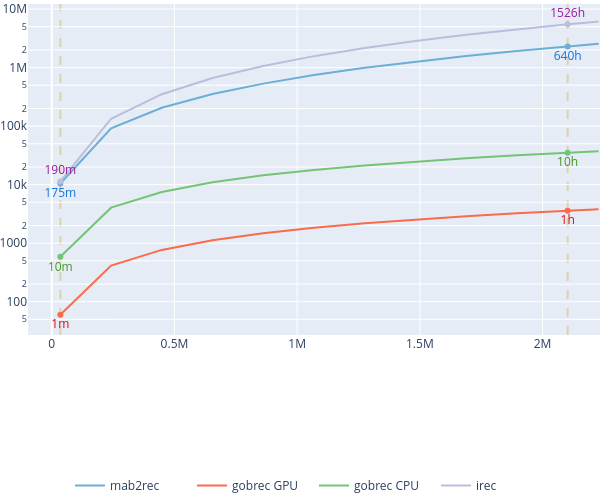

Notebook code cell kept with this figure:
### Code cell
from scipy.optimize import nnls

def generate_predictions_line_plot(df, x, y, color):

    def solve(a, b, y_target):
        if a == 0:
            return y_target / b

        discriminant = b**2 + 4*a*y_target
        
        sqrt_disc = np.sqrt(discriminant)
        
        x1 = (-b + sqrt_disc) / (2*a)
        x2 = (-b - sqrt_disc) / (2*a)

        return max(x1, x2)
    
    colors = {
        "mab2rec": "#9ec2d7",     # light blue
        "gobrec GPU": "#ffbeb0",  # soft red
        "gobrec CPU": "#bdd0bd",  # light green
        "irec": "#bcbddc"         # light purple
    }
    
    text_colors = {
        "mab2rec": "#0534aa",     # light blue
        "gobrec GPU": "#e50202",  # soft red
        "gobrec CPU": "#277C08",  # light green
        "irec": "#9b1b9f"         # light purple
    }

    df_group = df[df[color] == 'gobrec GPU']

    w, _ = nnls(
        np.hstack(
            (
                (df_group[x].values ** 2).reshape(-1, 1),
                df_group[x].values.reshape(-1, 1)
            )
        ),
        df_group[y].values
    )

    a, b = w

    one_minute_pred = solve(a, b, 60)
    one_hour_pred = solve(a, b, 60*60)

    items_start = np.arange(100, one_minute_pred, (one_minute_pred - 100) / 10)
    items_between = np.arange(one_minute_pred, one_hour_pred, (one_hour_pred - one_minute_pred) / 10)
    items_end = [one_hour_pred, one_hour_pred * 1.03, one_hour_pred * 1.06]
    new_x = np.concatenate(([one_minute_pred], items_between, [one_hour_pred], items_end))
    
    fig = go.Figure()
    
    # Add vlines to indicate 1 minute and 1 hour
    fig.add_vline(x=one_minute_pred, line=dict(color="#dad1af", dash='dash'), layer='below')
    fig.add_vline(x=one_hour_pred, line=dict(color='#dad1af', dash='dash'), layer='below')
    
    for c_group in df[color].unique():
        df_group = df[df[color] == c_group]

        w, _ = nnls(
            np.hstack(
                (
                    (df_group[x].values ** 2).reshape(-1, 1),
                    df_group[x].values.reshape(-1, 1)
                )
            ),
            df_group[y].values
        )
        a, b = w
        
        predictions = a * (new_x ** 2) + b * new_x
        fig.add_trace(
            go.Scatter(
                x=new_x,
                y=predictions,
                name=c_group,
                showlegend=True,
                mode='lines',
                line=dict(color=colors.get(c_group, 'black'))
            )
        )

    for c_group in df[color].unique():
        df_group = df[df[color] == c_group]

        w, _ = nnls(
            np.hstack(
                (
                    (df_group[x].values ** 2).reshape(-1, 1),
                    df_group[x].values.reshape(-1, 1)
                )
            ),
            df_group[y].values
        )
        a, b = w
        y_minute = a * (one_minute_pred ** 2) + b * one_minute_pred
        y_hour = a * (one_hour_pred ** 2) + b * one_hour_pred
        
        if c_group == 'irec':
            text_position = "top center"
        else:
            text_position = "bottom center"

        fig.add_trace(
            go.Scatter(
                x=[one_minute_pred],
                y=[y_minute],
                mode="markers+text",
                text=[f"{round(y_minute / 60)}m"],
                textposition=text_position,
                showlegend=False,
                textfont=dict(color=text_colors.get(c_group, 'black')),
                line=dict(color=colors.get(c_group, 'black'))
            )
        )

        fig.add_trace(
            go.Scatter(
                x=[one_hour_pred],
                y=[y_hour],
                mode="markers+text",
                text=[f"{round(y_hour / 3600)}h"],
                textposition=text_position,
                showlegend=False,
                textfont=dict(color=text_colors.get(c_group, 'black')),
                line=dict(color=colors.get(c_group, 'black'))
            )
        )
    
    fig.update_layout(
        legend_title_text='',
        yaxis_type="log",
        legend=dict(
            orientation="h",
            yanchor="bottom",
            y=-0.5,
            xanchor="center",
            entrywidth=77,
            x=0.5
        ),
        width=600,
        height=500,
        margin=dict(b=10, t=0, r=0, l=0)
    )
    
    return fig

generate_predictions_line_plot(df, x='Items number', y='Mean execution time (s)', color='Algorithm')

### Figure 1 — Plotly figure (JSON) as saved in the notebook; plotly's stock layout.template omitted (floating-point values rounded to 4 significant figures)
{"data": [{"line": {"color": "#6baed6"}, "mode": "lines", "name": "mab2rec", "showlegend": true, "type": "scatter", "x": [35040.0, 35040.0, 241800.0, 448500.0, 655200.0, 861900.0, 1069000.0, 1275000.0, 1482000.0, 1689000.0, 1896000.0, 2102000.0, 2102000.0, 2165000.0, 2228000.0], "y": [10480.0, 10480.0, 91590.0, 205700.0, 352700.0, 532700.0, 745700.0, 991700.0, 1271000.0, 1583000.0, 1927000.0, 2305000.0, 2305000.0, 2427000.0, 2552000.0]}, {"line": {"color": "#fb6a4a"}, "mode": "lines", "name": "gobrec GPU", "showlegend": true, "type": "scatter", "x": [35040.0, 35040.0, 241800.0, 448500.0, 655200.0, 861900.0, 1069000.0, 1275000.0, 1482000.0, 1689000.0, 1896000.0, 2102000.0, 2102000.0, 2165000.0, 2228000.0], "y": [60.0, 60.0, 414, 768, 1122.0, 1476.0, 1830, 2184, 2538.0, 2892.0, 3246, 3600.0, 3600.0, 3708, 3816.0]}, {"line": {"color": "#74c476"}, "mode": "lines", "name": "gobrec CPU", "showlegend": true, "type": "scatter", "x": [35040.0, 35040.0, 241800.0, 448500.0, 655200.0, 861900.0, 1069000.0, 1275000.0, 1482000.0, 1689000.0, 1896000.0, 2102000.0, 2102000.0, 2165000.0, 2228000.0], "y": [586.3, 586.3, 4046.0, 7505.0, 10960.0, 14420.0, 17880.0, 21340.0, 24800.0, 28260.0, 31720.0, 35180.0, 35180.0, 36240.0, 37290.0]}, {"line": {"color": "#bcbddc"}, "mode": "lines", "name": "irec", "showlegend": true, "type": "scatter", "x": [35040.0, 35040.0, 241800.0, 448500.0, 655200.0, 861900.0, 1069000.0, 1275000.0, 1482000.0, 1689000.0, 1896000.0, 2102000.0, 2102000.0, 2165000.0, 2228000.0], "y": [11380.0, 11380.0, 133800.0, 350900.0, 662700.0, 1069000.0, 1570000.0, 2166000.0, 2856000.0, 3641000.0, 4520000.0, 5495000.0, 5495000.0, 5811000.0, 6135000.0]}, {"line": {"color": "#6baed6"}, "mode": "markers+text", "showlegend": false, "text": ["175m"], "textfont": {"color": "#1275df"}, "textposition": "bottom center", "type": "scatter", "x": [35040.0], "y": [10480.0]}, {"line": {"color": "#6baed6"}, "mode": "markers+text", "showlegend": false, "text": ["640h"], "textfont": {"color": "#1275df"}, "textposition": "bottom center", "type": "scatter", "x": [2102000.0], "y": [2305000.0]}, {"line": {"color": "#fb6a4a"}, "mode": "markers+text", "showlegend": false, "text": ["1m"], "textfont": {"color": "#de0909"}, "textposition": "bottom center", "type": "scatter", "x": [35040.0], "y": [60.0]}, {"line": {"color": "#fb6a4a"}, "mode": "markers+text", "showlegend": false, "text": ["1h"], "textfont": {"color": "#de0909"}, "textposition": "bottom center", "type": "scatter", "x": [2102000.0], "y": [3600.0]}, {"line": {"color": "#74c476"}, "mode": "markers+text", "showlegend": false, "text": ["10m"], "textfont": {"color": "#429623"}, "textposition": "bottom center", "type": "scatter", "x": [35040.0], "y": [586.3]}, {"line": {"color": "#74c476"}, "mode": "markers+text", "showlegend": false, "text": ["10h"], "textfont": {"color": "#429623"}, "textposition": "bottom center", "type": "scatter", "x": [2102000.0], "y": [35180.0]}, {"line": {"color": "#bcbddc"}, "mode": "markers+text", "showlegend": false, "text": ["190m"], "textfont": {"color": "#9b1b9f"}, "textposition": "top center", "type": "scatter", "x": [35040.0], "y": [11380.0]}, {"line": {"color": "#bcbddc"}, "mode": "markers+text", "showlegend": false, "text": ["1526h"], "textfont": {"color": "#9b1b9f"}, "textposition": "top center", "type": "scatter", "x": [2102000.0], "y": [5495000.0]}], "layout": {"height": 500, "legend": {"entrywidth": 77, "orientation": "h", "title": {"text": ""}, "x": 0.5, "xanchor": "center", "y": -0.5, "yanchor": "bottom"}, "margin": {"b": 10, "l": 0, "r": 0, "t": 0}, "shapes": [{"layer": "below", "line": {"color": "#dad1af", "dash": "dash"}, "type": "line", "x0": 35040.0, "x1": 35040.0, "xref": "x", "y0": 0, "y1": 1, "yref": "y domain"}, {"layer": "below", "line": {"color": "#dad1af", "dash": "dash"}, "type": "line", "x0": 2102000.0, "x1": 2102000.0, "xref": "x", "y0": 0, "y1": 1, "yref": "y domain"}], "width": 600, "yaxis": {"type": "log"}}}
